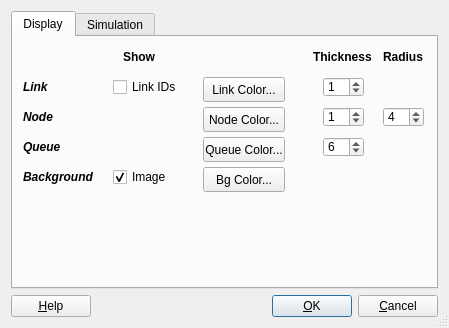
<?xml version="1.0" encoding="UTF-8"?>
<ui version="4.0">
 <class>ParametersDialog</class>
 <widget class="QDialog" name="ParametersDialog">
  <property name="geometry">
   <rect>
    <x>0</x>
    <y>0</y>
    <width>449</width>
    <height>328</height>
   </rect>
  </property>
  <property name="windowTitle">
   <string>Parameters</string>
  </property>
  <property name="windowIcon">
   <iconset resource="canvas_qt4.qrc">
    <normaloff>:/images/icon-tool.png</normaloff>:/images/icon-tool.png</iconset>
  </property>
  <property name="sizeGripEnabled">
   <bool>true</bool>
  </property>
  <layout class="QVBoxLayout">
   <property name="spacing">
    <number>6</number>
   </property>
   <property name="margin">
    <number>11</number>
   </property>
   <item>
    <widget class="QTabWidget" name="tabWidget">
     <property name="enabled">
      <bool>true</bool>
     </property>
     <property name="currentIndex">
      <number>0</number>
     </property>
     <widget class="QWidget" name="Widget8">
      <attribute name="title">
       <string>Display</string>
      </attribute>
      <widget class="QLabel" name="textLabel3">
       <property name="geometry">
        <rect>
         <x>300</x>
         <y>10</y>
         <width>66</width>
         <height>20</height>
        </rect>
       </property>
       <property name="text">
        <string>&lt;b&gt;Thickness&lt;/b&gt;</string>
       </property>
       <property name="wordWrap">
        <bool>false</bool>
       </property>
      </widget>
      <widget class="QLabel" name="textLabel3_2">
       <property name="geometry">
        <rect>
         <x>370</x>
         <y>10</y>
         <width>66</width>
         <height>20</height>
        </rect>
       </property>
       <property name="text">
        <string>&lt;b&gt;Radius&lt;/b&gt;</string>
       </property>
       <property name="wordWrap">
        <bool>false</bool>
       </property>
      </widget>
      <widget class="QLabel" name="textLabel1_3">
       <property name="geometry">
        <rect>
         <x>10</x>
         <y>70</y>
         <width>61</width>
         <height>20</height>
        </rect>
       </property>
       <property name="text">
        <string>&lt;b&gt;&lt;i&gt;Node&lt;/i&gt;&lt;/b&gt;</string>
       </property>
       <property name="wordWrap">
        <bool>false</bool>
       </property>
      </widget>
      <widget class="QLabel" name="textLabel1_3_2">
       <property name="geometry">
        <rect>
         <x>10</x>
         <y>100</y>
         <width>61</width>
         <height>20</height>
        </rect>
       </property>
       <property name="text">
        <string>&lt;b&gt;&lt;i&gt;Queue&lt;/i&gt;&lt;/b&gt;</string>
       </property>
       <property name="wordWrap">
        <bool>false</bool>
       </property>
      </widget>
      <widget class="QLabel" name="textLabel1_2">
       <property name="geometry">
        <rect>
         <x>10</x>
         <y>40</y>
         <width>61</width>
         <height>20</height>
        </rect>
       </property>
       <property name="text">
        <string>&lt;i&gt;&lt;b&gt;Link&lt;/b&gt;&lt;/i&gt;</string>
       </property>
       <property name="wordWrap">
        <bool>false</bool>
       </property>
      </widget>
      <widget class="QLabel" name="textLabel1">
       <property name="geometry">
        <rect>
         <x>110</x>
         <y>10</y>
         <width>61</width>
         <height>20</height>
        </rect>
       </property>
       <property name="text">
        <string>&lt;b&gt;Show&lt;/b&gt;</string>
       </property>
       <property name="wordWrap">
        <bool>false</bool>
       </property>
      </widget>
      <widget class="QLabel" name="textLabel1_3_2_2">
       <property name="geometry">
        <rect>
         <x>10</x>
         <y>130</y>
         <width>76</width>
         <height>20</height>
        </rect>
       </property>
       <property name="text">
        <string>&lt;b&gt;&lt;i&gt;Background&lt;/i&gt;&lt;/b&gt;</string>
       </property>
       <property name="wordWrap">
        <bool>false</bool>
       </property>
      </widget>
      <widget class="QPushButton" name="NodeColorButton">
       <property name="geometry">
        <rect>
         <x>190</x>
         <y>70</y>
         <width>82</width>
         <height>25</height>
        </rect>
       </property>
       <property name="text">
        <string>Node Color...</string>
       </property>
      </widget>
      <widget class="QPushButton" name="QueueColorButton">
       <property name="geometry">
        <rect>
         <x>190</x>
         <y>100</y>
         <width>82</width>
         <height>25</height>
        </rect>
       </property>
       <property name="text">
        <string>Queue Color...</string>
       </property>
      </widget>
      <widget class="QCheckBox" name="ShowBgImage">
       <property name="geometry">
        <rect>
         <x>100</x>
         <y>130</y>
         <width>79</width>
         <height>20</height>
        </rect>
       </property>
       <property name="text">
        <string>Image</string>
       </property>
       <property name="checked">
        <bool>true</bool>
       </property>
      </widget>
      <widget class="QCheckBox" name="LinkIds">
       <property name="geometry">
        <rect>
         <x>100</x>
         <y>40</y>
         <width>79</width>
         <height>20</height>
        </rect>
       </property>
       <property name="text">
        <string>Link IDs</string>
       </property>
      </widget>
      <widget class="QPushButton" name="BgColorButton">
       <property name="geometry">
        <rect>
         <x>190</x>
         <y>130</y>
         <width>82</width>
         <height>25</height>
        </rect>
       </property>
       <property name="text">
        <string>Bg Color...</string>
       </property>
      </widget>
      <widget class="QPushButton" name="LinkColorButton">
       <property name="geometry">
        <rect>
         <x>190</x>
         <y>40</y>
         <width>82</width>
         <height>25</height>
        </rect>
       </property>
       <property name="text">
        <string>Link Color...</string>
       </property>
      </widget>
      <widget class="QSpinBox" name="NodeThickness">
       <property name="geometry">
        <rect>
         <x>310</x>
         <y>70</y>
         <width>41</width>
         <height>20</height>
        </rect>
       </property>
       <property name="value">
        <number>1</number>
       </property>
      </widget>
      <widget class="QSpinBox" name="NodeRadius">
       <property name="geometry">
        <rect>
         <x>370</x>
         <y>70</y>
         <width>41</width>
         <height>20</height>
        </rect>
       </property>
       <property name="minimum">
        <number>1</number>
       </property>
       <property name="value">
        <number>4</number>
       </property>
      </widget>
      <widget class="QSpinBox" name="LinkThickness">
       <property name="geometry">
        <rect>
         <x>310</x>
         <y>40</y>
         <width>41</width>
         <height>20</height>
        </rect>
       </property>
       <property name="value">
        <number>1</number>
       </property>
      </widget>
      <widget class="QSpinBox" name="QueueThickness">
       <property name="geometry">
        <rect>
         <x>310</x>
         <y>100</y>
         <width>41</width>
         <height>20</height>
        </rect>
       </property>
       <property name="value">
        <number>6</number>
       </property>
      </widget>
     </widget>
     <widget class="QWidget" name="tab">
      <attribute name="title">
       <string>Simulation</string>
      </attribute>
      <widget class="QLabel" name="TextLabel2">
       <property name="geometry">
        <rect>
         <x>10</x>
         <y>30</y>
         <width>71</width>
         <height>20</height>
        </rect>
       </property>
       <property name="text">
        <string>Refresh rate:</string>
       </property>
       <property name="wordWrap">
        <bool>false</bool>
       </property>
      </widget>
      <widget class="QSpinBox" name="refreshrate">
       <property name="geometry">
        <rect>
         <x>90</x>
         <y>30</y>
         <width>80</width>
         <height>25</height>
        </rect>
       </property>
       <property name="focusPolicy">
        <enum>Qt::ClickFocus</enum>
       </property>
       <property name="maximum">
        <number>5000</number>
       </property>
       <property name="value">
        <number>100</number>
       </property>
      </widget>
      <widget class="QLabel" name="TextLabel4">
       <property name="geometry">
        <rect>
         <x>390</x>
         <y>30</y>
         <width>24</width>
         <height>22</height>
        </rect>
       </property>
       <property name="text">
        <string>%</string>
       </property>
       <property name="wordWrap">
        <bool>false</bool>
       </property>
      </widget>
      <widget class="QLabel" name="TextLabel5">
       <property name="geometry">
        <rect>
         <x>180</x>
         <y>80</y>
         <width>24</width>
         <height>22</height>
        </rect>
       </property>
       <property name="text">
        <string>%</string>
       </property>
       <property name="wordWrap">
        <bool>false</bool>
       </property>
      </widget>
      <widget class="QLabel" name="TextLabel3">
       <property name="geometry">
        <rect>
         <x>180</x>
         <y>30</y>
         <width>24</width>
         <height>22</height>
        </rect>
       </property>
       <property name="text">
        <string>ms</string>
       </property>
       <property name="wordWrap">
        <bool>false</bool>
       </property>
      </widget>
      <widget class="QLabel" name="TextLabel6">
       <property name="geometry">
        <rect>
         <x>390</x>
         <y>80</y>
         <width>24</width>
         <height>22</height>
        </rect>
       </property>
       <property name="text">
        <string>px</string>
       </property>
       <property name="wordWrap">
        <bool>false</bool>
       </property>
      </widget>
      <widget class="QSpinBox" name="simspeed">
       <property name="geometry">
        <rect>
         <x>90</x>
         <y>130</y>
         <width>80</width>
         <height>25</height>
        </rect>
       </property>
       <property name="focusPolicy">
        <enum>Qt::ClickFocus</enum>
       </property>
       <property name="toolTip">
        <string>100% is 1:1</string>
       </property>
       <property name="whatsThis">
        <string>Updatefactor determines how much time is reserved for simulation and how much for updating the screen. 100% means fastest simulation. 99% is already much slower, but the GUI responds much nicer.</string>
       </property>
       <property name="minimum">
        <number>0</number>
       </property>
       <property name="maximum">
        <number>2000</number>
       </property>
       <property name="singleStep">
        <number>10</number>
       </property>
       <property name="value">
        <number>100</number>
       </property>
      </widget>
      <widget class="QLabel" name="TextLabel7">
       <property name="geometry">
        <rect>
         <x>180</x>
         <y>130</y>
         <width>24</width>
         <height>22</height>
        </rect>
       </property>
       <property name="text">
        <string>%</string>
       </property>
       <property name="wordWrap">
        <bool>false</bool>
       </property>
      </widget>
      <widget class="QLabel" name="TextLabel11">
       <property name="geometry">
        <rect>
         <x>10</x>
         <y>130</y>
         <width>61</width>
         <height>20</height>
        </rect>
       </property>
       <property name="text">
        <string>Sim speeds:</string>
       </property>
       <property name="wordWrap">
        <bool>false</bool>
       </property>
      </widget>
      <widget class="QLabel" name="TextLabel10">
       <property name="geometry">
        <rect>
         <x>230</x>
         <y>80</y>
         <width>61</width>
         <height>20</height>
        </rect>
       </property>
       <property name="text">
        <string>Pan factor:</string>
       </property>
       <property name="wordWrap">
        <bool>false</bool>
       </property>
      </widget>
      <widget class="QLabel" name="TextLabel8">
       <property name="geometry">
        <rect>
         <x>220</x>
         <y>30</y>
         <width>81</width>
         <height>20</height>
        </rect>
       </property>
       <property name="text">
        <string>Update factor:</string>
       </property>
       <property name="wordWrap">
        <bool>false</bool>
       </property>
      </widget>
      <widget class="QSpinBox" name="updatefactor">
       <property name="geometry">
        <rect>
         <x>300</x>
         <y>30</y>
         <width>80</width>
         <height>25</height>
        </rect>
       </property>
       <property name="focusPolicy">
        <enum>Qt::ClickFocus</enum>
       </property>
       <property name="toolTip">
        <string>100% is max speed</string>
       </property>
       <property name="whatsThis">
        <string>Updatefactor determines how much time is reserved for simulation and how much for updating the screen. 100% means fastest simulation. 99% is already much slower, but the GUI responds much nicer.</string>
       </property>
       <property name="minimum">
        <number>1</number>
       </property>
       <property name="maximum">
        <number>100</number>
       </property>
       <property name="singleStep">
        <number>1</number>
       </property>
       <property name="value">
        <number>100</number>
       </property>
      </widget>
      <widget class="QLabel" name="TextLabel9">
       <property name="geometry">
        <rect>
         <x>10</x>
         <y>80</y>
         <width>71</width>
         <height>20</height>
        </rect>
       </property>
       <property name="text">
        <string>Zoom factor:</string>
       </property>
       <property name="wordWrap">
        <bool>false</bool>
       </property>
      </widget>
      <widget class="QSpinBox" name="zoomfactor">
       <property name="geometry">
        <rect>
         <x>90</x>
         <y>80</y>
         <width>80</width>
         <height>25</height>
        </rect>
       </property>
       <property name="focusPolicy">
        <enum>Qt::ClickFocus</enum>
       </property>
       <property name="toolTip">
        <string>100% is 1:1</string>
       </property>
       <property name="whatsThis">
        <string>Updatefactor determines how much time is reserved for simulation and how much for updating the screen. 100% means fastest simulation. 99% is already much slower, but the GUI responds much nicer.</string>
       </property>
       <property name="minimum">
        <number>1</number>
       </property>
       <property name="maximum">
        <number>200</number>
       </property>
       <property name="singleStep">
        <number>1</number>
       </property>
       <property name="value">
        <number>150</number>
       </property>
      </widget>
      <widget class="QSpinBox" name="panfactor">
       <property name="geometry">
        <rect>
         <x>300</x>
         <y>80</y>
         <width>80</width>
         <height>25</height>
        </rect>
       </property>
       <property name="focusPolicy">
        <enum>Qt::ClickFocus</enum>
       </property>
       <property name="toolTip">
        <string/>
       </property>
       <property name="whatsThis">
        <string/>
       </property>
       <property name="minimum">
        <number>1</number>
       </property>
       <property name="maximum">
        <number>200</number>
       </property>
       <property name="singleStep">
        <number>10</number>
       </property>
       <property name="value">
        <number>20</number>
       </property>
      </widget>
     </widget>
    </widget>
   </item>
   <item>
    <layout class="QHBoxLayout">
     <property name="spacing">
      <number>6</number>
     </property>
     <property name="margin">
      <number>0</number>
     </property>
     <item>
      <widget class="QPushButton" name="buttonHelp">
       <property name="text">
        <string>&amp;Help</string>
       </property>
       <property name="shortcut">
        <string>F1</string>
       </property>
       <property name="autoDefault">
        <bool>true</bool>
       </property>
      </widget>
     </item>
     <item>
      <spacer>
       <property name="orientation">
        <enum>Qt::Horizontal</enum>
       </property>
       <property name="sizeType">
        <enum>QSizePolicy::Expanding</enum>
       </property>
       <property name="sizeHint" stdset="0">
        <size>
         <width>20</width>
         <height>20</height>
        </size>
       </property>
      </spacer>
     </item>
     <item>
      <widget class="QPushButton" name="buttonOk">
       <property name="text">
        <string>&amp;OK</string>
       </property>
       <property name="shortcut">
        <string/>
       </property>
       <property name="autoDefault">
        <bool>true</bool>
       </property>
       <property name="default">
        <bool>true</bool>
       </property>
      </widget>
     </item>
     <item>
      <widget class="QPushButton" name="buttonCancel">
       <property name="text">
        <string>&amp;Cancel</string>
       </property>
       <property name="shortcut">
        <string/>
       </property>
       <property name="autoDefault">
        <bool>true</bool>
       </property>
      </widget>
     </item>
    </layout>
   </item>
  </layout>
 </widget>
 <layoutdefault spacing="6" margin="11"/>
 <includes>
  <include location="global">qcolordialog.h</include>
  <include location="global">qmatrix.h</include>
 </includes>
 <resources>
  <include location="canvas_qt4.qrc"/>
 </resources>
 <connections>
  <connection>
   <sender>buttonOk</sender>
   <signal>clicked()</signal>
   <receiver>ParametersDialog</receiver>
   <slot>accept()</slot>
   <hints>
    <hint type="sourcelabel">
     <x>293</x>
     <y>291</y>
    </hint>
    <hint type="destinationlabel">
     <x>20</x>
     <y>20</y>
    </hint>
   </hints>
  </connection>
  <connection>
   <sender>buttonCancel</sender>
   <signal>clicked()</signal>
   <receiver>ParametersDialog</receiver>
   <slot>reject()</slot>
   <hints>
    <hint type="sourcelabel">
     <x>376</x>
     <y>291</y>
    </hint>
    <hint type="destinationlabel">
     <x>20</x>
     <y>20</y>
    </hint>
   </hints>
  </connection>
  <connection>
   <sender>ShowBgImage</sender>
   <signal>toggled(bool)</signal>
   <receiver>ParametersDialog</receiver>
   <slot>ShowBgImage_toggled(bool)</slot>
   <hints>
    <hint type="sourcelabel">
     <x>113</x>
     <y>164</y>
    </hint>
    <hint type="destinationlabel">
     <x>20</x>
     <y>20</y>
    </hint>
   </hints>
  </connection>
 </connections>
</ui>
